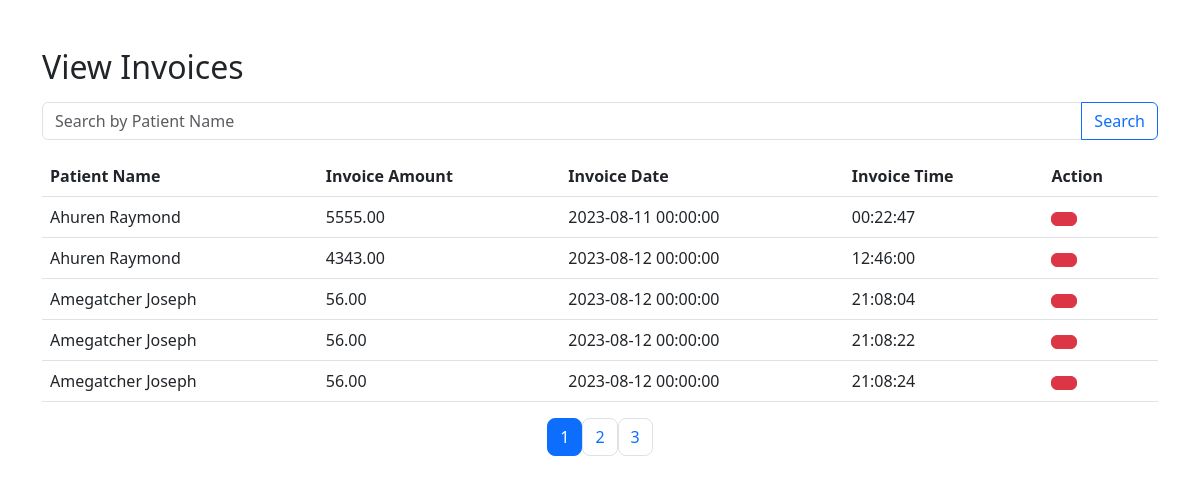
The page /dashboard/admin/invoice.php on the database its author committed.
### tables this page shows
CREATE TABLE `invoices` (
  `id` int(11) NOT NULL,
  `patient_id` int(11) NOT NULL,
  `invoice_amount` decimal(10,2) NOT NULL,
  `invoice_date` datetime NOT NULL,
  `invoice_time` time DEFAULT NULL,
  `additional_info` text DEFAULT NULL
);

CREATE TABLE `patients` (
  `id` int(11) NOT NULL,
  `fullname` varchar(255) NOT NULL,
  `email` varchar(255) NOT NULL,
  `phone` varchar(20) NOT NULL,
  `date_of_birth` date NOT NULL,
  `gender` enum('Male','Female','Other') NOT NULL,
  `address` varchar(650) DEFAULT NULL,
  `location` varchar(255) DEFAULT NULL,
  `password` varchar(255) NOT NULL,
  `status` varchar(20) DEFAULT 'unconfirmed'
);

### dashboard/admin/invoice.php (the view, shortened to what this page needs)
<?php
require_once "../../config/db.php";
$results_per_page_6 = 5;
$current_page_6 = isset($_GET['page_6']) ? $_GET['page_6'] : 1;
$select_sql = "SELECT invoices.id, invoices.patient_id, patients.fullname AS patient_name, invoice_amount, invoice_date, invoice_time
               FROM invoices
               INNER JOIN patients ON invoices.patient_id = patients.id
               LIMIT ?, ?";
$select_stmt = mysqli_prepare($connection, $select_sql);
$offset = ($current_page_6 - 1) * $results_per_page_6;
mysqli_stmt_bind_param($select_stmt, "ii", $offset, $results_per_page_6);
mysqli_stmt_execute($select_stmt);
$result = mysqli_stmt_get_result($select_stmt);
$count_sql = "SELECT COUNT(*) AS total FROM invoices";
$count_result = mysqli_query($connection, $count_sql);
$count_row = mysqli_fetch_assoc($count_result);
$total_results = $count_row['total'];
$total_page_6s = ceil($total_results / $results_per_page_6);
?>
<!DOCTYPE html>
<html lang="en">
<head>
    <link rel="stylesheet" href="https://cdn.jsdelivr.net/npm/bootstrap@5.3.0/dist/css/bootstrap.min.css">
</head>
<body>
    <div class="container mt-5">
        <h2 class="mb-3">View Invoices</h2>
        <form class="mb-3" id="searchForm">
            <div class="input-group">
                <input type="text" class="form-control" id="searchInput" placeholder="Search by Patient Name">
                <button class="btn btn-outline-primary" type="submit">Search</button>
            </div>
        </form>
        <table class="table">
            <thead>
                <tr>
                    <th>Patient Name</th>
                    <th>Invoice Amount</th>
                    <th>Invoice Date</th>
                    <th>Invoice Time</th>
                    <th>Action</th>
                </tr>
            </thead>
            <tbody id="invoicesTable">
                <?php while ($row = mysqli_fetch_assoc($result)) : ?>
                    <tr>
                        <td><?php echo $row['patient_name']; ?></td>
                        <td><?php echo $row['invoice_amount']; ?></td>
                        <td><?php echo $row['invoice_date']; ?></td>
                        <td><?php echo $row['invoice_time']; ?></td>
                        <td>
                            <button class="btn btn-danger delete-btn" data-id="<?php echo $row['id']; ?>">
                            </button>
                        </td>
                    </tr>
                <?php endwhile; ?>
            </tbody>
        </table>
        <nav aria-label="Invoices Pagination">
            <ul class="pagination justify-content-center">
                <?php for ($page_6 = 1; $page_6 <= $total_page_6s; $page_6++) : ?>
                    <li class="page_6-item<?php echo ($current_page_6 == $page_6) ? ' active' : ''; ?>">
                        <a class="page-link rounded-3" href="?page_6=<?php echo $page_6; ?>"><?php echo $page_6; ?></a>
                    </li>
                <?php endfor; ?>
            </ul>
        </nav>
    </div>
</body>
</html>

### rows shown on the page
invoices: patient.fullname "Ahuren Raymond", invoice_amount "5555.00", invoice_date "2023-08-11 00:00:00", invoice_time "00:22:47"
invoices: patient.fullname "Ahuren Raymond", invoice_amount "4343.00", invoice_date "2023-08-12 00:00:00", invoice_time "12:46:00"
invoices: patient.fullname "Amegatcher Joseph", invoice_amount "56.00", invoice_date "2023-08-12 00:00:00", invoice_time "21:08:04"
invoices: patient.fullname "Amegatcher Joseph", invoice_amount "56.00", invoice_date "2023-08-12 00:00:00", invoice_time "21:08:22"
invoices: patient.fullname "Amegatcher Joseph", invoice_amount "56.00", invoice_date "2023-08-12 00:00:00", invoice_time "21:08:24"
